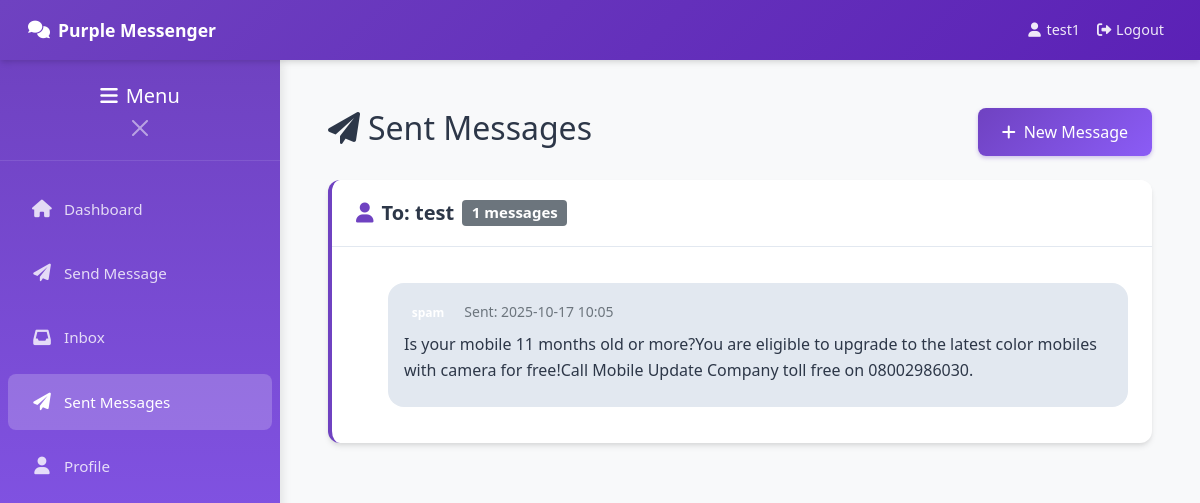
Page /sent (signed in) on the committed database.
### database.py (models this page shows)
class User(UserMixin, db.Model):
    id = db.Column(db.Integer, primary_key=True)
    username = db.Column(db.String(80), unique=True, nullable=False)
    email = db.Column(db.String(120), unique=True, nullable=False)
    password = db.Column(db.String(200), nullable=False)
    profile_pic = db.Column(db.String(200), default='default.png')
    created_at = db.Column(db.DateTime, default=datetime.utcnow)
    sent_messages = db.relationship('Message', foreign_keys='Message.sender_id', backref='sender', lazy=True)
    received_messages = db.relationship('Message', foreign_keys='Message.receiver_id', backref='receiver', lazy=True)

class Message(db.Model):
    id = db.Column(db.Integer, primary_key=True)
    content = db.Column(db.Text)
    media_type = db.Column(db.String(20))  # text, image, video, audio
    media_filename = db.Column(db.String(200))
    sender_id = db.Column(db.Integer, db.ForeignKey('user.id'), nullable=False)
    receiver_id = db.Column(db.Integer, db.ForeignKey('user.id'), nullable=False)
    category = db.Column(db.String(50))  # Category marked by sender
    is_read = db.Column(db.Boolean, default=False)
    created_at = db.Column(db.DateTime, default=datetime.utcnow)

### app.py (the view)
@app.route('/sent')
@login_required
def sent_messages():
    messages = Message.query.filter_by(sender_id=current_user.id).order_by(Message.created_at.desc()).all()
    receiver_messages = {}
    for message in messages:
        receiver_name = message.receiver.username
        if receiver_name not in receiver_messages:
            receiver_messages[receiver_name] = []
        receiver_messages[receiver_name].append(message)
    return render_template('sent.html', receiver_messages=receiver_messages)

### app.py (called while the page is built)
@login_manager.user_loader
def load_user(user_id):
    return User.query.get(int(user_id))

### templates/sent.html (shortened to what this page needs)
{% extends "base.html" %}
{% block content %}
<div class="d-flex justify-content-between align-items-center mb-4">
    <h2><i class="fas fa-paper-plane me-2"></i>Sent Messages</h2>
    <a href="{{ url_for('send_message') }}" class="btn btn-purple">
        <i class="fas fa-plus me-2"></i>New Message
    </a>
</div>
<div class="row">
    <div class="col-12">
        {% for receiver_name, messages in receiver_messages.items() %}
        <div class="card card-purple mb-4">
            <div class="card-header d-flex justify-content-between align-items-center">
                <h5 class="card-title mb-0">
                    <i class="fas fa-user me-2"></i>To: {{ receiver_name }}
                    <span class="badge bg-secondary ms-2">{{ messages|length }} messages</span>
                </h5>
            </div>
            <div class="card-body">
                {% for message in messages %}
                <div class="message-bubble message-bubble-sent">
                    <div class="d-flex justify-content-between align-items-start mb-2">
                        <div>
                            <span class="badge category-badge me-2">{{ message.category }}</span>
                            <small class="text-muted">Sent: {{ message.created_at.strftime('%Y-%m-%d %H:%M') }}</small>
                        </div>
                    </div>
                    {% if message.content %}
                    <p class="mb-2">{{ message.content }}</p>
                    {% endif %}
                </div>
                {% endfor %}
            </div>
        </div>
        {% endfor %}
    </div>
</div>
{% endblock %}

### templates/base.html (shortened to what this page needs)
<!DOCTYPE html>
<html lang="en">
<head>
    <link href="https://cdn.jsdelivr.net/npm/bootstrap@5.1.3/dist/css/bootstrap.min.css" rel="stylesheet">
    <link href="https://cdnjs.cloudflare.com/ajax/libs/font-awesome/6.0.0/css/all.min.css" rel="stylesheet">
    <link href="{{ url_for('static', filename='css/style.css') }}" rel="stylesheet">
</head>
<body>
    <nav class="navbar navbar-expand-lg navbar-dark navbar-purple">
        <div class="container-fluid">
            <a class="navbar-brand" href="{{ url_for('dashboard') }}">
                <i class="fas fa-comments"></i>
                <span class="d-none d-sm-inline">Purple Messenger</span>
            </a>
            {% if current_user.is_authenticated %}
            <div class="navbar-nav ms-auto d-none d-md-flex align-items-center">
                <a class="nav-link" href="{{ url_for('profile') }}">
                    <i class="fas fa-user me-1"></i>
                    <span class="d-none d-lg-inline">{{ current_user.username }}</span>
                </a>
                <a class="nav-link" href="{{ url_for('logout') }}">
                    <i class="fas fa-sign-out-alt me-1"></i>
                    <span class="d-none d-lg-inline">Logout</span>
                </a>
            </div>
            {% endif %}
        </div>
    </nav>
    <div class="app-container">
        {% if current_user.is_authenticated %}
        <div class="sidebar" id="sidebar">
            <div class="sidebar-header">
                <h5 class="mb-0 text-white">
                    <i class="fas fa-bars me-2"></i>Menu
                </h5>
                <button class="btn-close btn-close-white mt-2" id="sidebarClose"></button>
            </div>
            <nav class="nav flex-column py-3">
                <a class="nav-link {% if request.endpoint == 'dashboard' %}active{% endif %}"
                   href="{{ url_for('dashboard') }}">
                    <i class="fas fa-home"></i>Dashboard
                </a>
                <a class="nav-link {% if request.endpoint == 'send_message' %}active{% endif %}"
                   href="{{ url_for('send_message') }}">
                    <i class="fas fa-paper-plane"></i>Send Message
                </a>
                <a class="nav-link {% if request.endpoint == 'inbox' %}active{% endif %}"
                   href="{{ url_for('inbox') }}">
                    <i class="fas fa-inbox"></i>Inbox
                </a>
                <a class="nav-link {% if request.endpoint == 'sent_messages' %}active{% endif %}"
                   href="{{ url_for('sent_messages') }}">
                    <i class="fas fa-paper-plane"></i>Sent Messages
                </a>
                <a class="nav-link {% if request.endpoint == 'profile' %}active{% endif %}"
                   href="{{ url_for('profile') }}">
                    <i class="fas fa-user"></i>Profile
                </a>
            </nav>
        </div>
        {% endif %}
        <main class="main-content" id="mainContent">
            {% block content %}{% endblock %}
        </main>
    </div>
</body>
</html>

### static/css/style.css (style rules this page uses)
:root { --primary-purple: #6f42c1; --secondary-purple: #8b5cf6; --light-purple: #a78bfa; --dark-purple: #5b21b6; --bg-purple: #f8f9fa; --text-dark: #2d3748; --text-light: #718096; --shadow: 0 4px 6px -1px rgba(0, 0, 0, 0.1), 0 2px 4px -1px rgba(0, 0, 0, 0.06); }
* { box-sizing: border-box; }
body { background-color: var(--bg-purple); font-family: 'Segoe UI', Tahoma, Geneva, Verdana, sans-serif; color: var(--text-dark); line-height: 1.6; padding: 0; margin: 0; min-height: 100vh; }
.navbar-purple { background: linear-gradient(135deg, var(--primary-purple), var(--dark-purple)); padding: 0.75rem 1rem; box-shadow: var(--shadow); position: sticky; top: 0; z-index: 1000; height: 60px; }
.navbar-brand { font-weight: 600; font-size: 1.1rem; display: flex; align-items: center; color: white !important; text-decoration: none; }
.navbar-brand i { margin-right: 0.5rem; }
.navbar-nav .nav-link { color: rgba(255, 255, 255, 0.9) !important; padding: 0.5rem 1rem; display: flex; align-items: center; font-size: 0.9rem; text-decoration: none; }
.navbar-nav .nav-link i { margin-right: 0.5rem; width: 16px; text-align: center; }
.app-container { display: flex; min-height: calc(100vh - 60px); position: relative; }
.sidebar { background: linear-gradient(180deg, var(--primary-purple), var(--secondary-purple)); color: white; width: 280px; flex-shrink: 0; transition: transform 0.3s ease; overflow-y: auto; box-shadow: 2px 0 10px rgba(0, 0, 0, 0.1); z-index: 999; }
.sidebar-header { padding: 1.5rem 1rem 1rem; border-bottom: 1px solid rgba(255, 255, 255, 0.1); text-align: center; display: none; }
.sidebar .nav-link { color: rgba(255, 255, 255, 0.8); padding: 1rem 1.5rem; margin: 0.25rem 0.5rem; border-radius: 0.5rem; display: flex; align-items: center; text-decoration: none; transition: all 0.3s ease; font-size: 0.95rem; }
.sidebar .nav-link i { margin-right: 0.75rem; width: 20px; text-align: center; font-size: 1.1rem; }
.sidebar .nav-link.active { color: white; background-color: rgba(255, 255, 255, 0.2); font-weight: 500; }
.main-content { flex: 1; padding: 1rem; background-color: var(--bg-purple); overflow-x: hidden; width: 100%; }
@media (min-width: 768px) { .main-content { padding: 2rem; } }
@media (min-width: 1200px) { .main-content { padding: 3rem; } }
.card-purple { border: none; border-radius: 0.75rem; box-shadow: var(--shadow); margin-bottom: 1.5rem; border-left: 4px solid var(--primary-purple); background: white; }
.card-header { background: white; border-bottom: 1px solid #e2e8f0; padding: 1.25rem 1.5rem; border-radius: 0.75rem 0.75rem 0 0 !important; }
.card-title { color: var(--text-dark); font-weight: 600; margin-bottom: 0; display: flex; align-items: center; }
.card-title i { margin-right: 0.5rem; color: var(--primary-purple); }
.card-body { padding: 1.5rem; }
.btn-purple { background: linear-gradient(135deg, var(--primary-purple), var(--secondary-purple)); border: none; color: white; padding: 0.75rem 1.5rem; border-radius: 0.5rem; font-weight: 500; transition: all 0.3s ease; text-decoration: none; display: inline-flex; align-items: center; justify-content: center; box-shadow: 0 2px 4px rgba(107, 70, 193, 0.3); }
.message-bubble { background: var(--light-purple); border-radius: 1rem; padding: 1rem; margin: 0.75rem 0; color: white; position: relative; }
.message-bubble-sent { background: #e2e8f0; color: var(--text-dark); margin-left: 1rem; }
.row { margin-left: -0.5rem; margin-right: -0.5rem; }
.col, [class*="col-"] { padding-left: 0.5rem; padding-right: 0.5rem; }
@media (min-width: 768px) { .sidebar-header { display: block; } }
@media (min-width: 768px) { .message-bubble-sent { margin-left: 2rem; } }

### rows in the picture
User: username "test1"
User: username "test", messages "1"
Message: category "spam", created_at "2025-10-17 10:05", content "Is your mobile 11 months old or more?You are eligible to upgrade to the latest color mobiles with camera for free!Call Mobile Update Company toll free on 08002986030."
